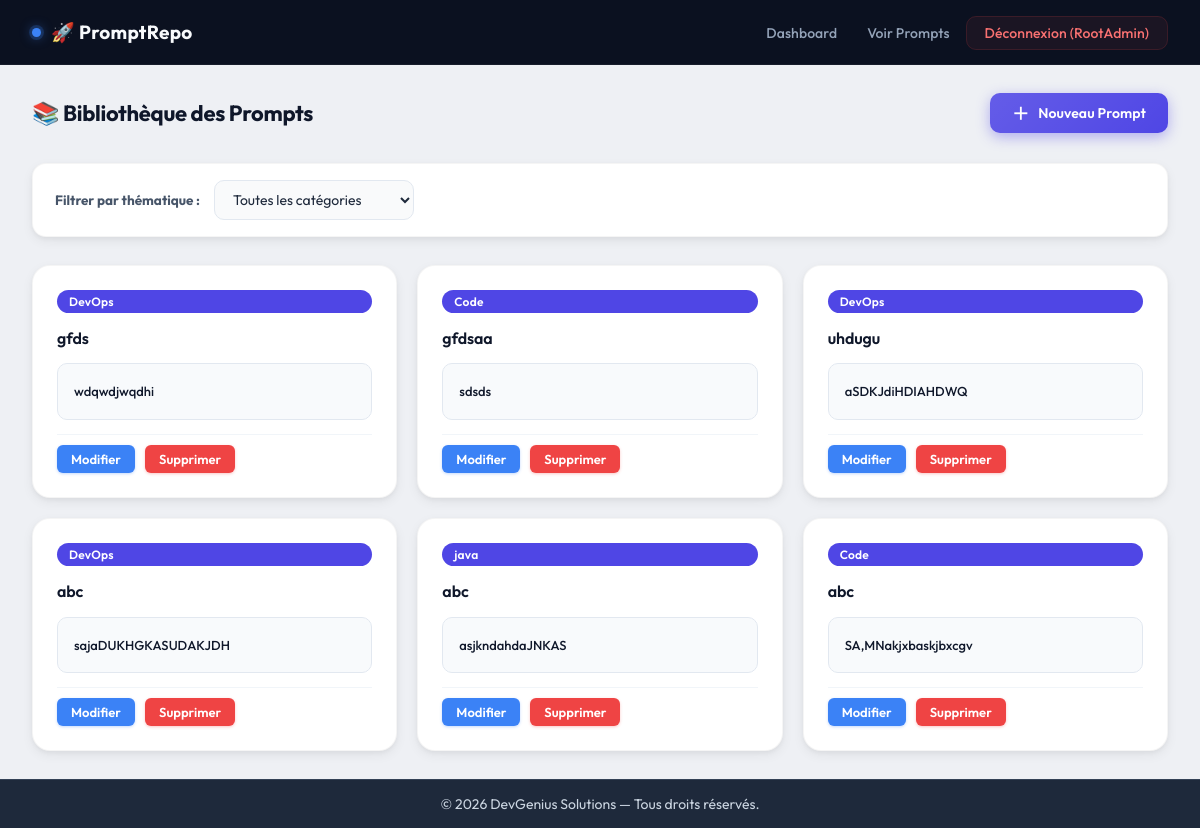
/developer/dashboard.php (signed in), run on the app's committed database.
### tables this page shows
CREATE TABLE `prompts` (
  `id` int(11) NOT NULL,
  `title` varchar(255) NOT NULL,
  `content` text NOT NULL,
  `user_id` int(11) DEFAULT NULL,
  `category_id` int(11) DEFAULT NULL,
  `created_at` timestamp NOT NULL DEFAULT current_timestamp()
);

CREATE TABLE `categories` (
  `id` int(11) NOT NULL,
  `name` varchar(100) NOT NULL,
  `created_at` timestamp NOT NULL DEFAULT current_timestamp()
);

### developer/dashboard.php (the view, shortened to what this page needs)
<?php
require_once '../config/db.php';
include '../includes/header.php';
$sql = "SELECT p.*, c.name as cat_name FROM prompts p
        INNER JOIN categories c ON p.category_id = c.id";
$sql .= " ORDER BY p.created_at DESC";
$stmt = $pdo->prepare($sql);
$stmt->execute();
$prompts = $stmt->fetchAll();
?>
<div class="dashboard-header">
    <h2>📚 Bibliothèque des Prompts</h2>
    <a href="add_prompt.php" class="btn-new-prompt">
        <span class="btn-new-prompt-icon">＋</span>
        Nouveau Prompt
    </a>
</div>
<div class="filter-box">
    <form action="dashboard.php" method="GET">
        <label for="category_id"><strong>Filtrer par thématique :</strong></label>
        <select name="category_id" id="category_id" onchange="this.form.submit()">
            <option value="0">Toutes les catégories</option>
        </select>
    </form>
</div>
<div class="prompt-grid">
    <?php if(count($prompts) > 0): ?>
        <?php foreach($prompts as $p): ?>
            <div class="prompt-card">
                <span class="badge"><?= htmlspecialchars($p['cat_name']) ?></span>
                <h3><?= htmlspecialchars($p['title']) ?></h3>
                <div class="content-box">
                    <code><?= nl2br(htmlspecialchars($p['content'])) ?></code>
                </div>
                <div class="actions">
                    <?php if($p['user_id'] == $_SESSION['user_id'] || $_SESSION['role'] === 'admin'): ?>
                        <a href="edit_prompt.php?id=<?= $p['id'] ?>">Modifier</a>
                        <a href="../controllers/promptController.php?delete_id=<?= $p['id'] ?>"
                           onclick="return confirm('Supprimer ce prompt ?')">Supprimer</a>
                    <?php endif; ?>
                </div>
            </div>
        <?php endforeach; ?>
    <?php else: ?>
        <div class="empty-state">
            <p>Aucun prompt trouvé pour cette catégorie.</p>
        </div>
    <?php endif; ?>
</div>
<?php include '../includes/footer.php'; ?>

### includes/footer.php (style rules this page uses)
body { display:flex; flex-direction:column; min-height:100vh; }

### data on the page
prompts: category.name "DevOps", title "gfds", content "wdqwdjwqdhi"
prompts: category.name "Code", title "gfdsaa", content "sdsds"
prompts: category.name "DevOps", title "uhdugu", content "aSDKJdiHDIAHDWQ"
prompts: category.name "DevOps", title "abc", content "sajaDUKHGKASUDAKJDH"
prompts: category.name "java", title "abc", content "asjkndahdaJNKAS"
prompts: category.name "Code", title "abc", content "SA,MNakjxbaskjbxcgv"

### other printed values
$_SESSION['username'] "RootAdmin"
